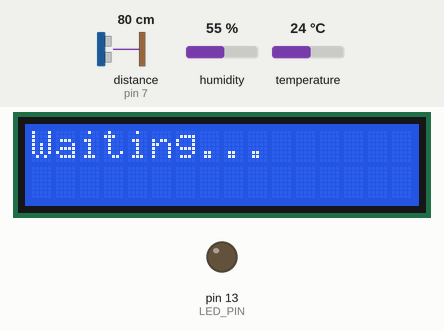
Recording of a sketch running on a simulated Arduino Uno, built with avr-gcc and run on an emulated ATmega328P. Shown: 16×2 character LCD, output pins drawn as LEDs (lit = HIGH). Wiring (inferred from the names in the program): ultrasonic range finder: trigger pin 6; echo pin 7. The inputs (shaded band) are chosen by the test bench; at power-on: distance to the obstacle (sensor on pin 7) 80 cm, humidity 55 %, temperature 24 °C. The echo pulse lasts 58.3 µs per cm; pins used as bus, display or sensor lines are not drawn; what the sketch prints to the serial monitor is not drawn.

Above: at 2.2 s.
2.3 s: distance to the obstacle (sensor on pin 7) set to 12 cm
4.3 s: distance to the obstacle (sensor on pin 7) set to 9 cm
At 6.1 s:
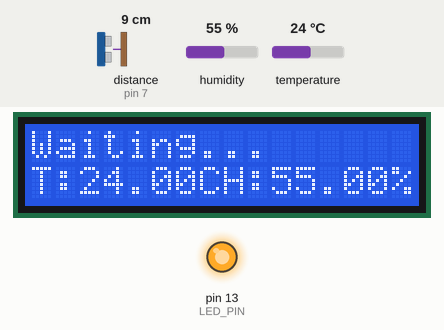
6.6 s: distance to the obstacle (sensor on pin 7) set to 18 cm
At 7.7 s:
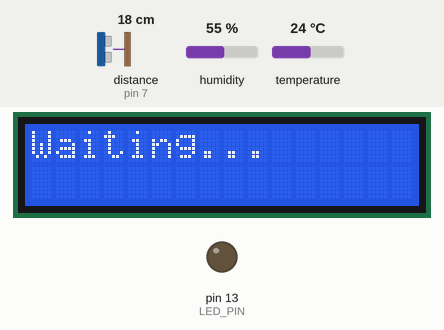
8.7 s: distance to the obstacle (sensor on pin 7) set to 2 cm
At 10.2 s:
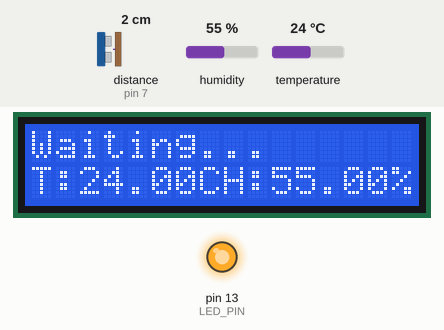
10.7 s: humidity set to 22 %
At 11.8 s:
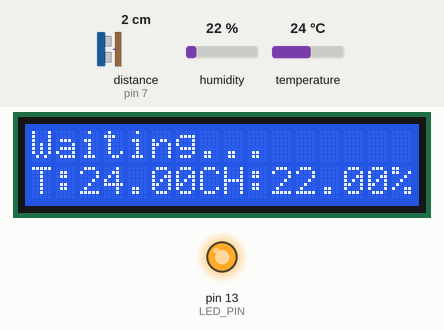
12.8 s: temperature set to 12 °C
At 14.6 s:
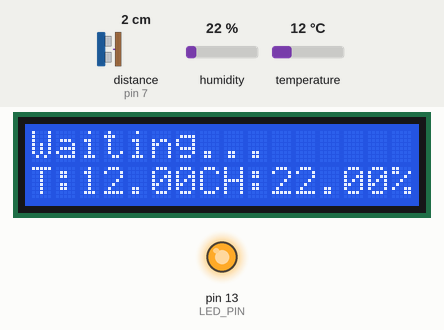
Timing chart, 0 to 15.9 s (numbered marks = the images above; inputs shaded):
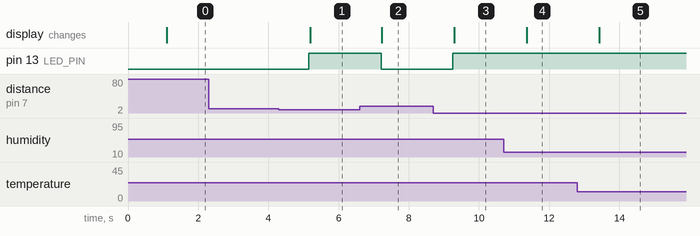

Measured:
- the behaviour switches between 11 and 10 cm on distance to the obstacle (sensor on pin 7) (found by bisection; images 0 and 1)
- after the input at 2.3 s, every drawn part: stays the same
- after the input at 4.3 s, pin 13 (LED_PIN): LOW → HIGH after 0.85 s; the display: changes after 0.90 s (image 1)
- after the input at 6.6 s, pin 13 (LED_PIN): HIGH → LOW after 0.62 s; the display: changes after 0.64 s (image 2)
- after the input at 8.7 s, pin 13 (LED_PIN): LOW → HIGH after 0.55 s; the display: changes after 0.59 s (image 3)
- after the input at 10.7 s, the display: changes after 0.66 s (image 4)
- after the input at 12.8 s, the display: changes after 0.63 s (image 5)

The sketch:

1411132059_h5.ino
```cpp
#include <DHT.h>
#include <Wire.h>
#include <LiquidCrystal_I2C.h>
#define TRIG_PIN 6
#define ECHO_PIN 7
#define LED_PIN 13
#define DHT_PIN 8
#define DHT_TYPE DHT11
DHT dht(DHT_PIN, DHT_TYPE);
LiquidCrystal_I2C lcd(0x27, 16, 2);

void setup() {
  pinMode(TRIG_PIN, OUTPUT);
  pinMode(ECHO_PIN, INPUT);
  pinMode(LED_PIN, OUTPUT);
  Serial.begin(9600);

  dht.begin();
  lcd.init();
  lcd.backlight();
  lcd.setCursor(0, 0);  // 移動到第一行第一列
  lcd.print("s1411132059");
  lcd.setCursor(0, 1);
  lcd.print("Hello Arduino!");
  delay(1000);
}

void loop() {
  // 測量距離
  long duration, distance;
  digitalWrite(TRIG_PIN, LOW);
  delayMicroseconds(2);
  digitalWrite(TRIG_PIN, HIGH);
  delayMicroseconds(10);
  digitalWrite(TRIG_PIN, LOW);
  duration = pulseIn(ECHO_PIN, HIGH);
  distance = duration * 0.034 / 2;  // 距離計算公式

  // 判斷距離是否小於 10 cm
  if (distance < 10) {
    digitalWrite(LED_PIN, HIGH);  // LED 亮

    // 讀取溫濕度
    float temperature = dht.readTemperature();
    float humidity = dht.readHumidity();

    // 顯示溫度與濕度
    if (isnan(temperature) || isnan(humidity)) {
      Serial.println("讀取溫濕度錯誤！");
      lcd.setCursor(0, 0);
      lcd.print("Sensor Error    ");
    } else {
      Serial.print("溫度: ");
      Serial.print(temperature);
      Serial.print(" °C ");
      Serial.print("濕度: ");
      Serial.print(humidity);
      Serial.println(" %");

      lcd.setCursor(0, 1);
      lcd.print("T:");
      lcd.print(temperature);
      lcd.print("C:");

      lcd.setCursor(8, 1);
      lcd.print("H:");
      lcd.print(humidity);
      lcd.print("%  ");
    }
  } else {
    digitalWrite(LED_PIN, LOW);

    lcd.clear();
    lcd.setCursor(0, 0);
    lcd.print("Waiting...");
  }

  delay(1000);
}
```
